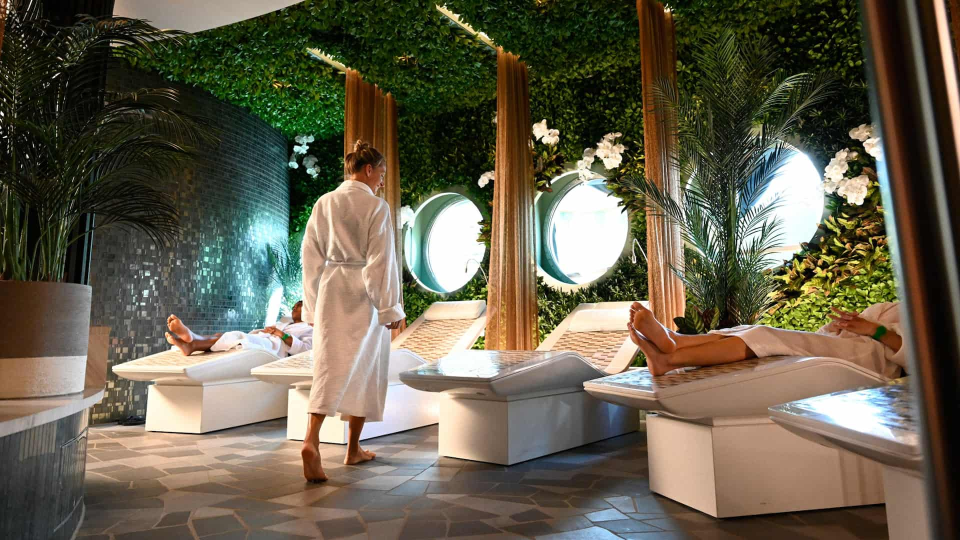
#> input picture 地点库/Infinite Bliss Spa - Elemis at Sea.jfif, 1920 x 1080 px, found by its file name (shown at 1/2 size)
$ python convert_spa_concierge.py
#> lines starting #> are read from the running program, lines starting #| are printed output that depends on the picture
import os
import sys
from PIL import Image
sys.stdout.reconfigure(encoding='utf-8')

out_dir = 'app/src/main/assets/posters/facilities'
os.makedirs(out_dir, exist_ok=True)

mapping = {
    'Infinite Bliss Spa - Elemis at Sea.jfif': 'infinite_bliss_spa.jpg',
    'Opulence Spa - Elemis at Sea.jfif': 'opulence_spa.jpg',
    '礼宾休息室.jfif': 'concierge_lounge.jpg',
    'Concierge Sundeck.jfif': 'concierge_sundeck.jpg'
}

for src_name, dst_name in mapping.items():
    src_p = os.path.join('地点库', src_name)
    dst_p = os.path.join(out_dir, dst_name)
    im = Image.open(src_p).convert('RGB')
#> im is the input picture: PIL image 1920x1080 RGB; mean R, G, B 102.5, 95.8, 77.7
    target_w = 1280 if im.size[0] >= 1280 else im.size[0]
#> target_w = 1280
    im.resize((target_w, int(target_w * im.size[1] / im.size[0])), Image.Resampling.LANCZOS).save(dst_p, quality=90, optimize=True)
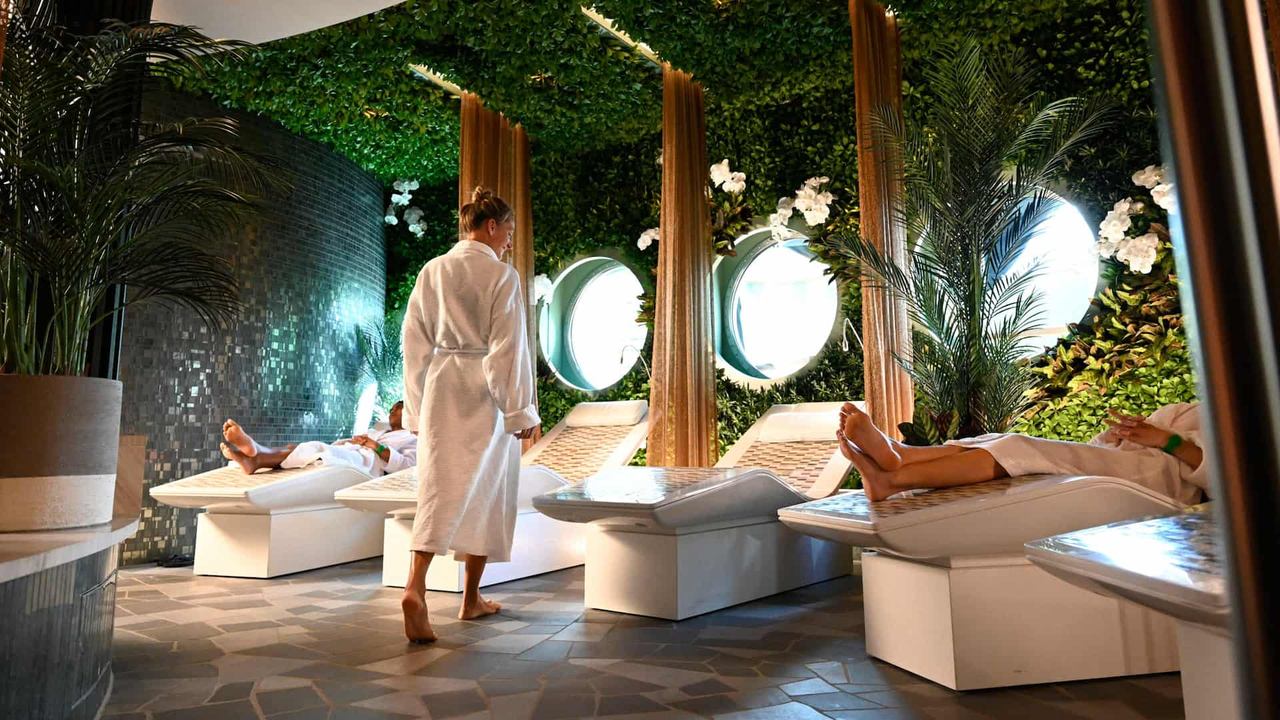
#> saved as infinite_bliss_spa.jpg: PIL image 1280x720 RGB; mean R, G, B 102.5, 95.8, 77.7
    print(f"{src_name} -> {dst_name}: {os.path.getsize(dst_p)} bytes, {Image.open(dst_p).size}")
#> pass 2 of the loop `for src_name, dst_name in mapping.items():`:
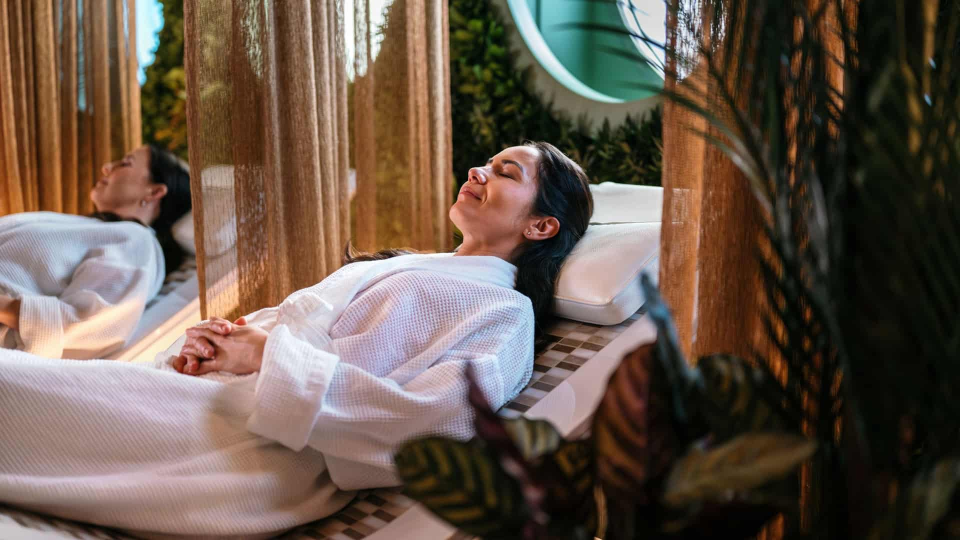
#> input picture 地点库/Opulence Spa - Elemis at Sea.jfif, 1920 x 1080 px, found by its file name (shown at 1/2 size)
#> im is the input picture: PIL image 1920x1080 RGB; mean R, G, B 103.1, 86.5, 74.6
#> `im.resize((target_w, int(target_w * im.size[1] / im.size[0])), Image.R..`:
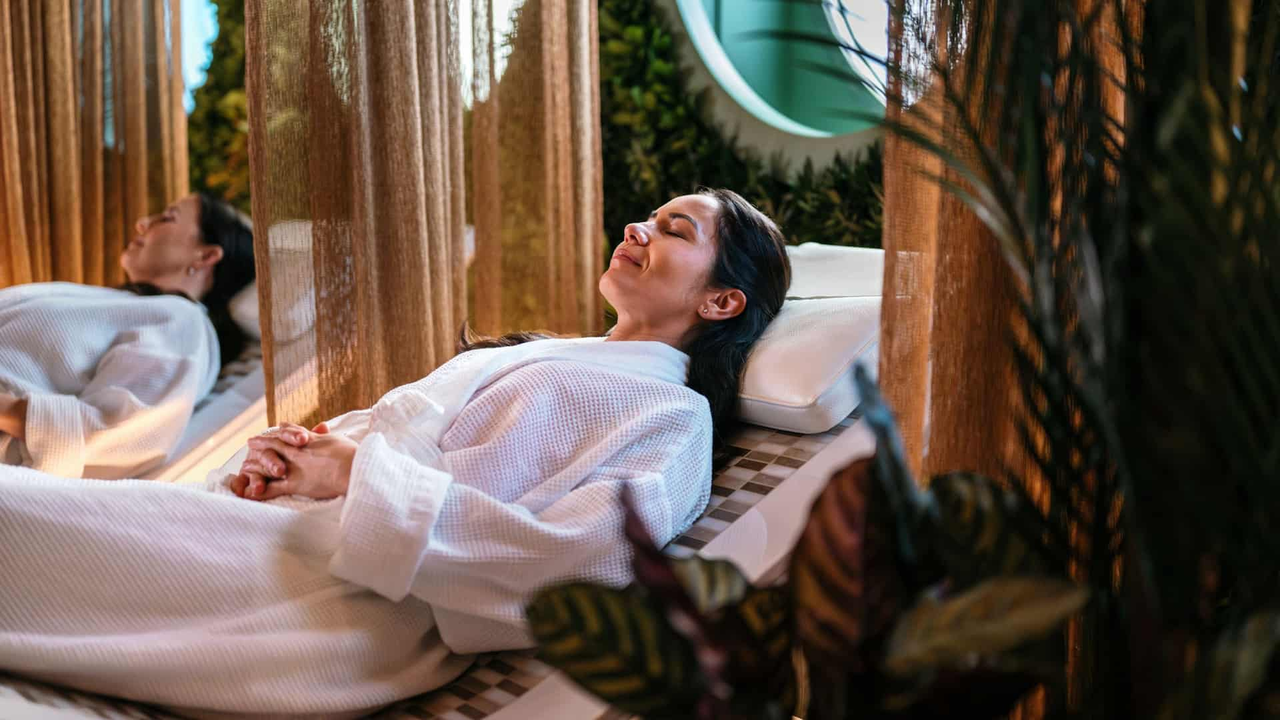
#> saved as opulence_spa.jpg: PIL image 1280x720 RGB; mean R, G, B 103.1, 86.5, 74.6

print('Done generating spa and concierge posters!')
